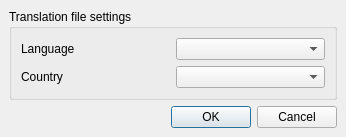
<ui version="4.0" >
 <class>TranslationSettings</class>
 <widget class="QDialog" name="TranslationSettings" >
  <property name="geometry" >
   <rect>
    <x>0</x>
    <y>0</y>
    <width>346</width>
    <height>125</height>
   </rect>
  </property>
  <property name="windowTitle" >
   <string>Qt Linguist - Translation file properties</string>
  </property>
  <layout class="QVBoxLayout" >
   <property name="margin" >
    <number>9</number>
   </property>
   <property name="spacing" >
    <number>6</number>
   </property>
   <item>
    <widget class="QGroupBox" name="groupBox" >
     <property name="title" >
      <string>Translation file settings</string>
     </property>
     <layout class="QGridLayout" >
      <property name="margin" >
       <number>9</number>
      </property>
      <property name="spacing" >
       <number>6</number>
      </property>
      <item row="0" column="1" >
       <widget class="QComboBox" name="cbLanguageList" />
      </item>
      <item row="0" column="0" >
       <widget class="QLabel" name="label" >
        <property name="text" >
         <string>Language</string>
        </property>
        <property name="buddy" >
         <cstring>cbLanguageList</cstring>
        </property>
       </widget>
      </item>
      <item row="1" column="1" >
       <widget class="QComboBox" name="cbCountryList" />
      </item>
      <item row="1" column="0" >
       <widget class="QLabel" name="lblCountry" >
        <property name="text" >
         <string>Country</string>
        </property>
       </widget>
      </item>
     </layout>
    </widget>
   </item>
   <item>
    <widget class="QDialogButtonBox" name="buttonBox" >
     <property name="orientation" >
      <enum>Qt::Horizontal</enum>
     </property>
     <property name="standardButtons" >
      <set>QDialogButtonBox::Cancel|QDialogButtonBox::NoButton|QDialogButtonBox::Ok</set>
     </property>
    </widget>
   </item>
  </layout>
 </widget>
 <resources/>
 <connections>
  <connection>
   <sender>buttonBox</sender>
   <signal>accepted()</signal>
   <receiver>TranslationSettings</receiver>
   <slot>accept()</slot>
   <hints>
    <hint type="sourcelabel" >
     <x>244</x>
     <y>224</y>
    </hint>
    <hint type="destinationlabel" >
     <x>157</x>
     <y>242</y>
    </hint>
   </hints>
  </connection>
  <connection>
   <sender>buttonBox</sender>
   <signal>rejected()</signal>
   <receiver>TranslationSettings</receiver>
   <slot>reject()</slot>
   <hints>
    <hint type="sourcelabel" >
     <x>312</x>
     <y>230</y>
    </hint>
    <hint type="destinationlabel" >
     <x>286</x>
     <y>242</y>
    </hint>
   </hints>
  </connection>
 </connections>
</ui>
